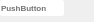
<?xml version="1.0" encoding="UTF-8"?>
<ui version="4.0">
 <class>FilterEntry</class>
 <widget class="QWidget" name="FilterEntry">
  <property name="geometry">
   <rect>
    <x>0</x>
    <y>0</y>
    <width>94</width>
    <height>22</height>
   </rect>
  </property>
  <property name="sizePolicy">
   <sizepolicy hsizetype="Expanding" vsizetype="Expanding">
    <horstretch>0</horstretch>
    <verstretch>0</verstretch>
   </sizepolicy>
  </property>
  <property name="minimumSize">
   <size>
    <width>80</width>
    <height>22</height>
   </size>
  </property>
  <property name="maximumSize">
   <size>
    <width>94</width>
    <height>36</height>
   </size>
  </property>
  <property name="windowTitle">
   <string>Form</string>
  </property>
  <widget class="QPushButton" name="pushButton">
   <property name="geometry">
    <rect>
     <x>0</x>
     <y>0</y>
     <width>64</width>
     <height>16</height>
    </rect>
   </property>
   <property name="sizePolicy">
    <sizepolicy hsizetype="Minimum" vsizetype="Minimum">
     <horstretch>0</horstretch>
     <verstretch>0</verstretch>
    </sizepolicy>
   </property>
   <property name="font">
    <font>
     <pointsize>6</pointsize>
     <weight>75</weight>
     <bold>true</bold>
    </font>
   </property>
   <property name="mouseTracking">
    <bool>true</bool>
   </property>
   <property name="layoutDirection">
    <enum>Qt::LeftToRight</enum>
   </property>
   <property name="autoFillBackground">
    <bool>false</bool>
   </property>
   <property name="styleSheet">
    <string notr="true">QPushButton::hover {
	color: rgb(105, 147, 225);; 
	background-color: rgb(135, 177, 255);
}
QPushButton::checked {
	color: rgb(105, 147, 225);
	border-bottom: 1px solid black;
     border-color: black;
}
QPushButton {
    /*color:  rgb(135, 177, 255); */
    color: rgb(114, 114, 113);
	background-color:white;
    text-align: left;

     border-style: outset;
     border-width: 1px;
     border-radius: 2px;
     border-color: white;
}</string>
   </property>
   <property name="text">
    <string notr="true">PushButton</string>
   </property>
   <property name="checkable">
    <bool>true</bool>
   </property>
   <property name="checked">
    <bool>false</bool>
   </property>
   <property name="flat">
    <bool>true</bool>
   </property>
  </widget>
 </widget>
 <resources/>
 <connections/>
</ui>
